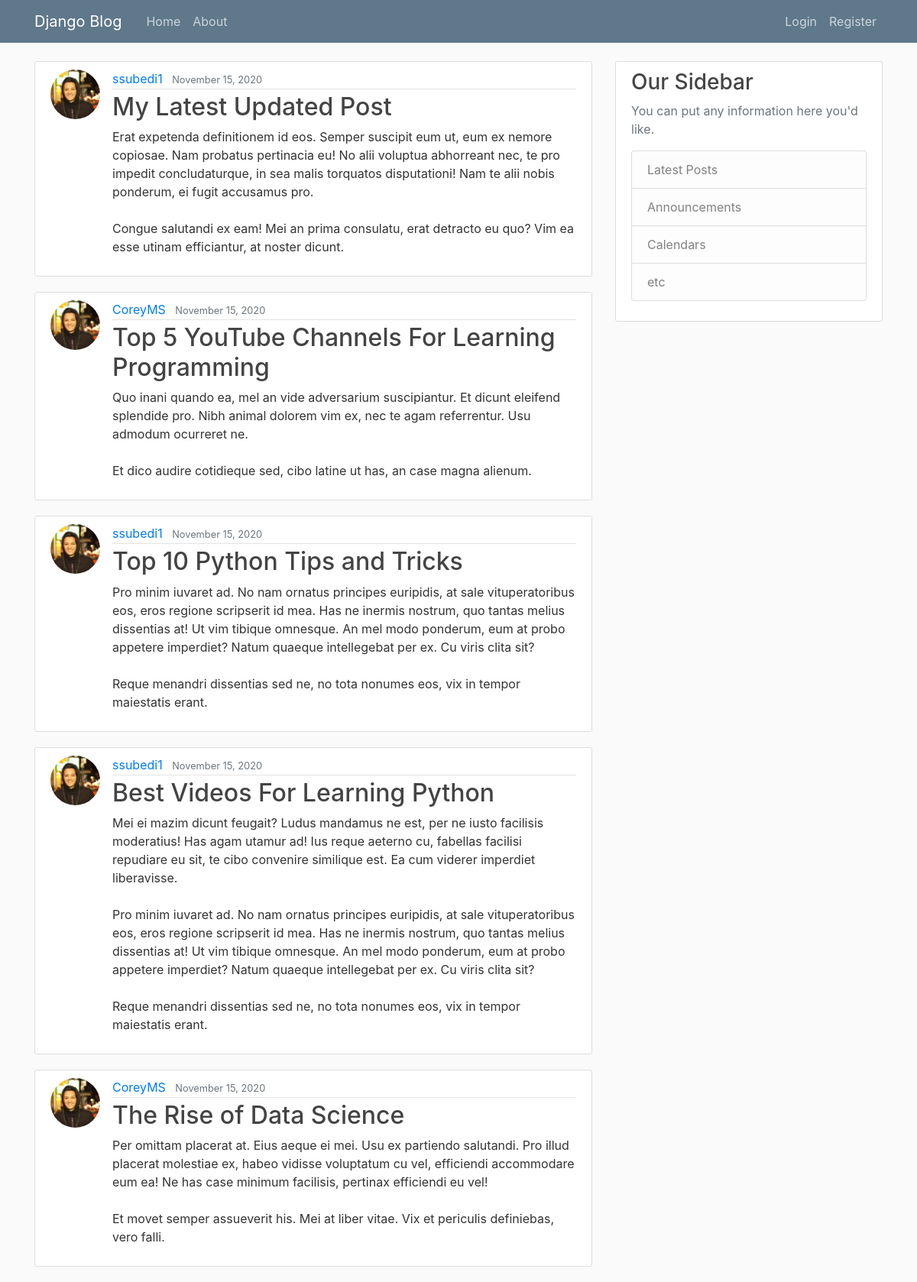
The page / on the database its author committed.
### blog/models.py (models this page shows, shortened)
class Post(models.Model):
    title = models.CharField(max_length=100)
    content = models.TextField()
    date_posted = models.DateTimeField(default=timezone.now)
    author = models.name = models.ForeignKey(User, on_delete=models.CASCADE)

### users/models.py (models this page shows, shortened)
class Profile(models.Model):
    user = models.OneToOneField(User, on_delete=models.CASCADE)
    image = models.ImageField(default="default.jpg", upload_to="profile_pics")

### blog/views.py (the view)
# urls.py: path('', PostListView.as_view(), name="blog-home"),
class PostListView(ListView):
    model = Post
    template_name = "blog/home.html"
    context_object_name = 'posts'
    ordering = ['-date_posted']
    paginate_by = 5

### blog/templates/blog/home.html
{% extends "blog/base.html" %} {% block content %} {% for post in posts %}
<article class="media content-section">
  <img
    class="rounded-circle article-img"
    src="{{post.author.profile.image.url}}"
  />
  <div class="media-body">
    <div class="article-metadata">
      <a class="mr-2" href="#">{{ post.author }}</a>
      <small class="text-muted">{{ post.date_posted|date:"F d, Y" }}</small>
    </div>
    <h2>
      <a class="article-title" href="{% url 'post-detail' post.id %}"
        >{{ post.title }}</a
      >
    </h2>
    <p class="article-content">{{ post.content }}</p>
  </div>
</article>
{% endfor %} {% endblock content %}

### blog/static/blog/main.css (style rules this page uses)
body { background: #fafafa; color: #333333; margin-top: 5rem; }
h1, h2, h3, h4, h5, h6 { color: #444444; }
.content-section { background: #ffffff; padding: 10px 20px; border: 1px solid #dddddd; border-radius: 3px; margin-bottom: 20px; }
.article-title { color: #444444; }
.article-content { white-space: pre-line; }
.article-img { height: 65px; width: 65px; margin-right: 16px; }
.article-metadata { padding-bottom: 1px; margin-bottom: 4px; border-bottom: 1px solid #e3e3e3; }

### rows shown on the page
Post: author.profile.image (picture), author "ssubedi1", date_posted "November 15, 2020", title "My Latest Updated Post", content "Erat expetenda definitionem id eos. Semper suscipit eum ut, eum ex nemore copiosae. Nam probatus pertinacia eu! No alii voluptua abhorreant nec, te pro impedit concludaturque, in sea malis torquatos disputationi! Nam te alii nobis ponderum, ei fugit accusamus pro. Congue salutandi ex eam! Mei an prima consulatu, erat detracto eu quo? Vim ea esse utinam efficiantur, at noster dicunt."
Post: author.profile.image (picture), author "CoreyMS", date_posted "November 15, 2020", title "Top 5 YouTube Channels For Learning Programming", content "Quo inani quando ea, mel an vide adversarium suscipiantur. Et dicunt eleifend splendide pro. Nibh animal dolorem vim ex, nec te agam referrentur. Usu admodum ocurreret ne. Et dico audire cotidieque sed, cibo latine ut has, an case magna alienum."
Post: author.profile.image (picture), author "ssubedi1", date_posted "November 15, 2020", title "Top 10 Python Tips and Tricks", content "Pro minim iuvaret ad. No nam ornatus principes euripidis, at sale vituperatoribus eos, eros regione scripserit id mea. Has ne inermis nostrum, quo tantas melius dissentias at! Ut vim tibique omnesque. An mel modo ponderum, eum at probo appetere imperdiet? Natum quaeque intellegebat per ex. Cu viris clita sit? Reque menandri dissentias sed ne, no tota nonumes eos, vix in tempor maiestatis erant."
Post: author.profile.image (picture), author "ssubedi1", date_posted "November 15, 2020", title "Best Videos For Learning Python", content "Mei ei mazim dicunt feugait? Ludus mandamus ne est, per ne iusto facilisis moderatius! Has agam utamur ad! Ius reque aeterno cu, fabellas facilisi repudiare eu sit, te cibo convenire similique est. Ea cum viderer imperdiet liberavisse. Pro minim iuvaret ad. No nam ornatus principes euripidis, at sale vituperatoribus eos, eros regione scripserit id mea. Has ne inermis nostrum, quo tantas melius dissentias at! Ut vim tibique omnesque. An mel modo ponderum, eum at probo appetere imperdiet? Natum quaeque intellegebat per ex. Cu viris clita sit? Reque menandri dissentias sed ne, no tota nonumes eos, vix in tempor maiestatis erant."
Post: author.profile.image (picture), author "CoreyMS", date_posted "November 15, 2020", title "The Rise of Data Science", content "Per omittam placerat at. Eius aeque ei mei. Usu ex partiendo salutandi. Pro illud placerat molestiae ex, habeo vidisse voluptatum cu vel, efficiendi accommodare eum ea! Ne has case minimum facilisis, pertinax efficiendi eu vel! Et movet semper assueverit his. Mei at liber vitae. Vix et periculis definiebas, vero falli."
